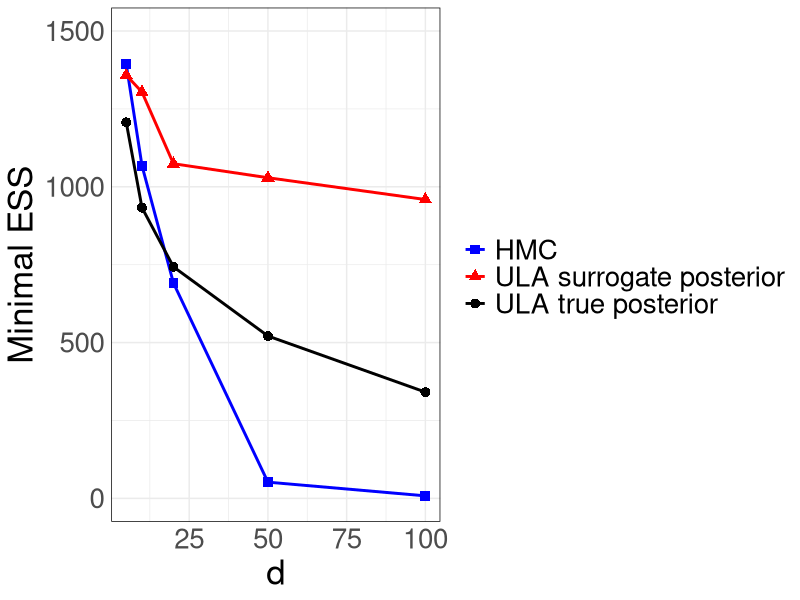
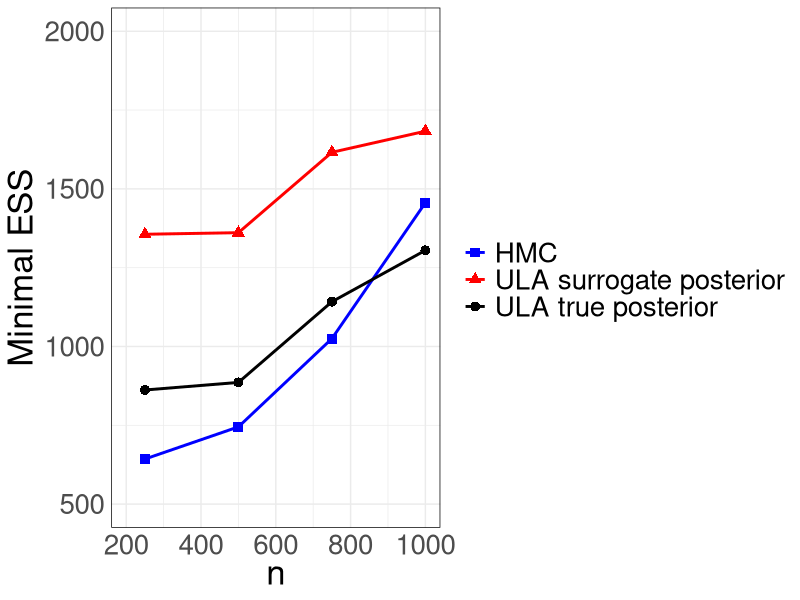
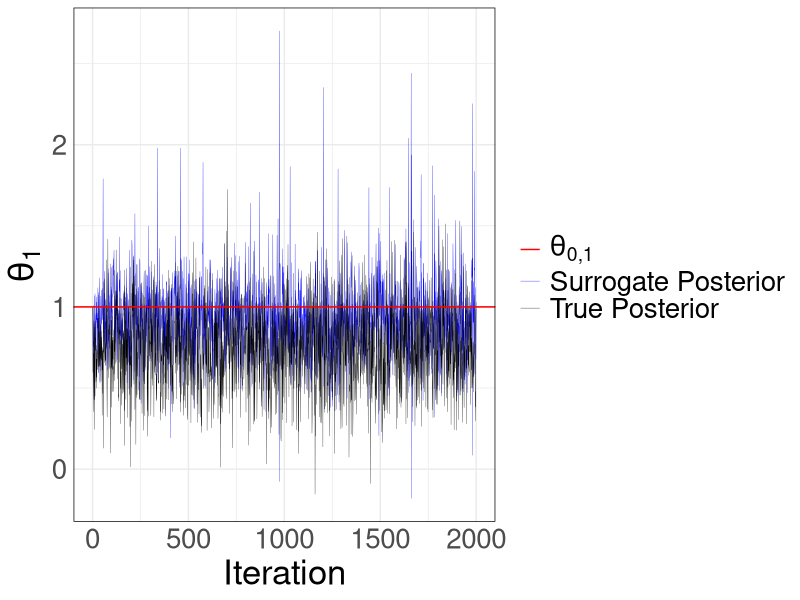
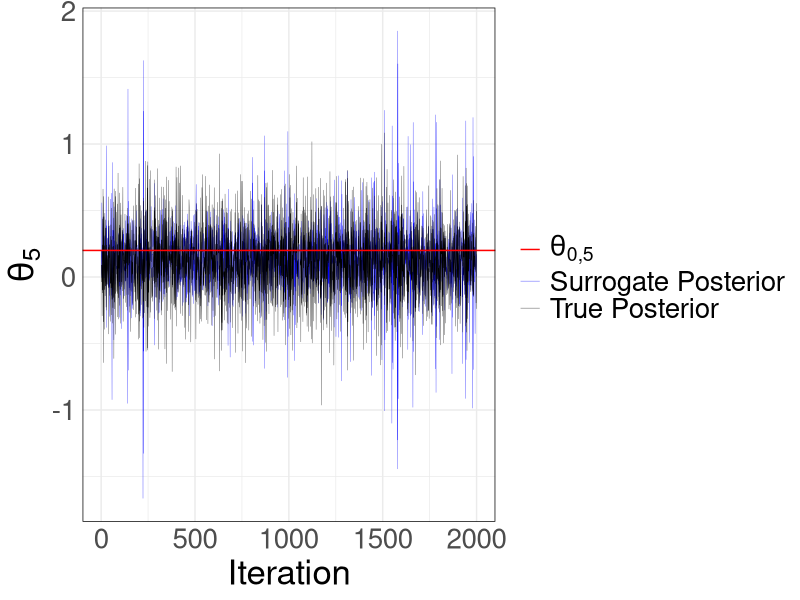
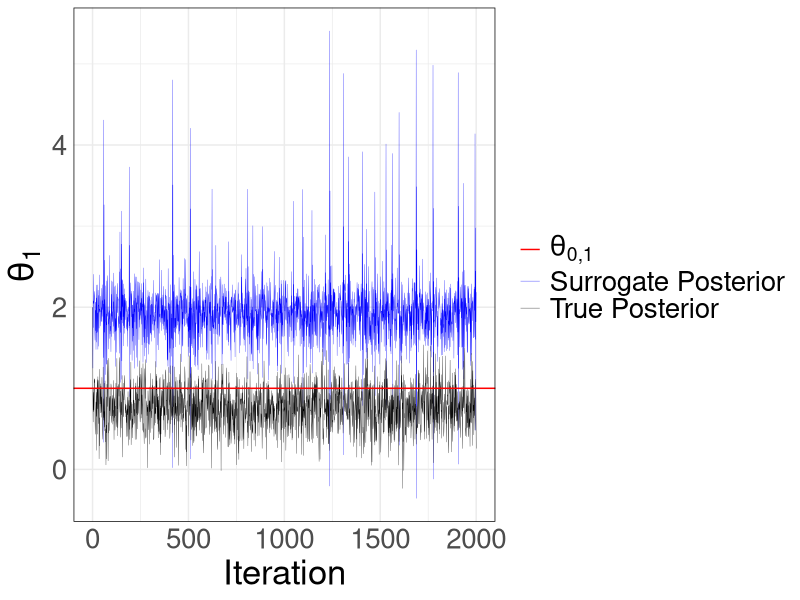
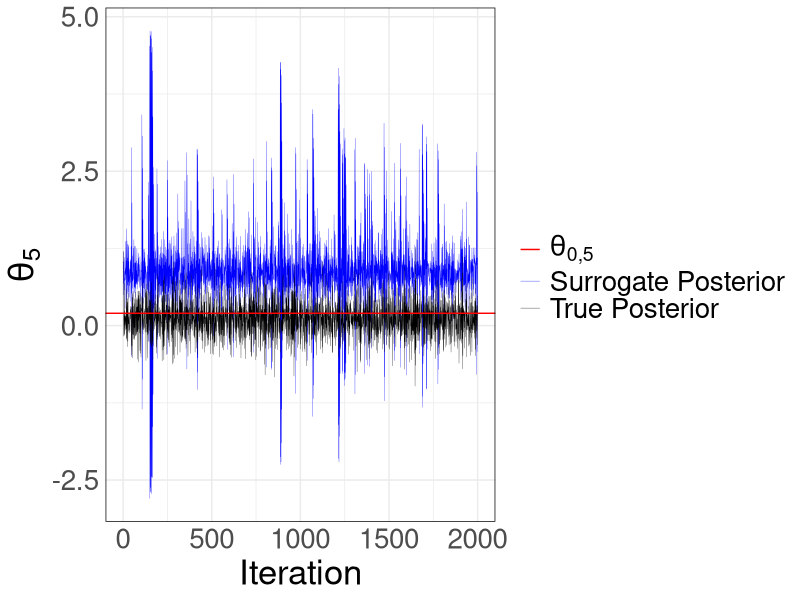
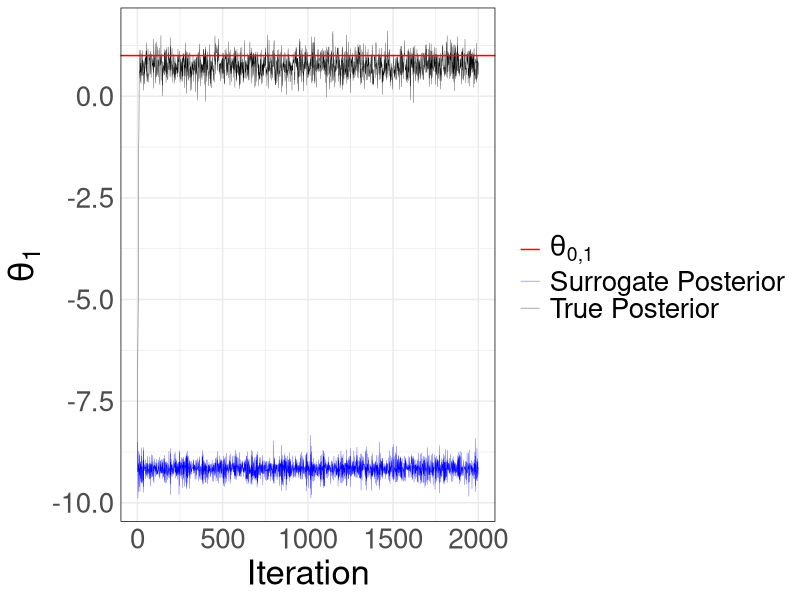
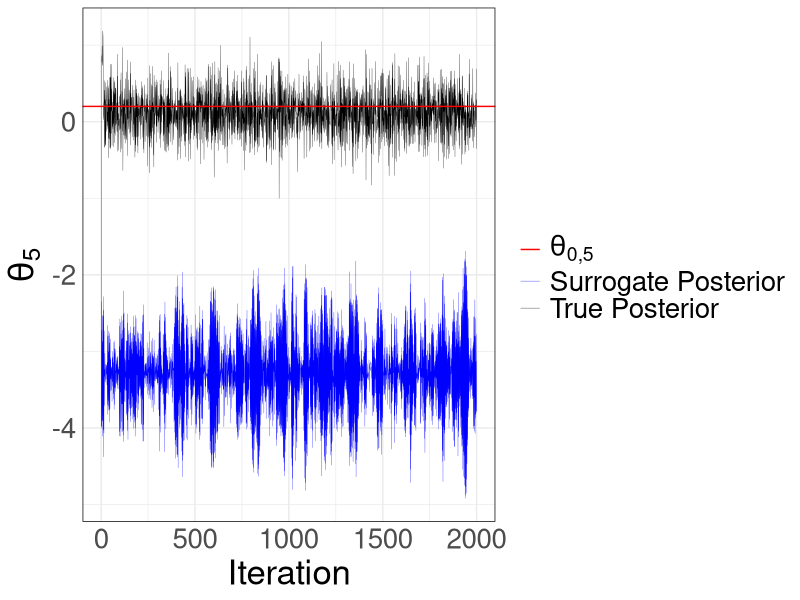

Here is the R script that generated these plots, in order:
## ---- chunk 1
knitr::opts_chunk$set(echo = TRUE)
## ---- chunk 2
library(coda)
library(ggplot2)
library(gridExtra)
library(dplyr)
## ---- chunk 3
# ij entry of basis matrix is e_j(X_i)
Phi <- function(theta, basis_matrix){
  return(as.vector(basis_matrix %*% theta))
}

# Canonical link for logistic regression
sigmoid <- function(x){
  1/(1+exp(-x))
}

generate_data <- function(d_true, n, theta_true, seed=101){
  set.seed(seed)
  X <- runif(n)
  basis_matrix_true <- sin(pi * outer(X, 1:d_true, FUN="*"))
  Y_given_X_mean <- sigmoid(Phi(theta_true, basis_matrix_true))  # Bernoulli mean for each Y_i
  Y <- rbinom(n=n, size=1, prob=Y_given_X_mean)
  
  return(list(X=X, Y=Y))
}
## ---- chunk 4
gradient_f <- function(theta, basis_matrix, Y, Sigma_inv){
  prior_term <- Sigma_inv %*% theta
  residuals <- Y - sigmoid(Phi(theta, basis_matrix))
  log_lik_term <- -crossprod(basis_matrix, residuals)
  return(prior_term + log_lik_term)
}

# Unnormalized log prior
log_prior <- function(theta, Sigma_inv){
  -0.5 * t(theta) %*% Sigma_inv %*% theta
}

A <- function(x){
  log(1+exp(x))
}

log_likelihood <- function(theta, basis_matrix, Y){
  sum(Phi(theta, basis_matrix)*Y - A(Phi(theta, basis_matrix)))
}

# log_target can be unnormalised as constants cancel in acceptance probability
log_target <- function(theta, basis_matrix, Y, Sigma_inv){
  log_prior(theta, Sigma_inv) + log_likelihood(theta, basis_matrix, Y)
}
## ---- chunk 5
ula_sampler <- function(initial_theta, n_iterations, h, gradient_f,
                        basis_matrix, Y, Sigma_inv){
  d <- length(initial_theta)
  theta_chain <- matrix(NA, nrow=n_iterations, ncol=d)
  theta_chain[1, ] <- initial_theta

  for (k in 1:(n_iterations - 1)){
    current_theta <- theta_chain[k, ]
    grad_f <- gradient_f(current_theta, basis_matrix, Y, Sigma_inv)
    theta_chain[k + 1, ] <- current_theta - h*grad_f + sqrt(2*h)*rnorm(d)
  }
  return(theta_chain)
}
## ---- chunk 6
mala_sampler <- function(initial_theta, n_iterations, h, gradient_f, log_target_density,
                         basis_matrix, Y, Sigma_inv, acceptance_rate=FALSE){
  d <- length(initial_theta)
  theta_chain <- matrix(NA, nrow=n_iterations, ncol=d)
  theta_chain[1, ] <- initial_theta
  accept_count <- 0
  current_log_target <- log_target_density(initial_theta, basis_matrix, Y, Sigma_inv)

  for (k in 1:(n_iterations - 1)){
    current_theta <- theta_chain[k, ]
    
    # Generate proposal
    grad_f_current <- gradient_f(current_theta, basis_matrix, Y, Sigma_inv)
    proposal_mean <- current_theta - h*grad_f_current
    z <- rnorm(n=d, mean=proposal_mean, sd=sqrt(2*h))
    
    # Compute mean of reverse proposal for acceptance probability calculation
    grad_f_z <- gradient_f(z, basis_matrix, Y, Sigma_inv)
    reverse_proposal_mean <- z - h*grad_f_z
    
    # Calculate the log-ratio of transition kernels directly
    forward_dist_sq <- sum((z - proposal_mean)^2)
    reverse_dist_sq <- sum((current_theta - reverse_proposal_mean)^2)
    log_q_ratio <- (forward_dist_sq - reverse_dist_sq) / (4*h)
    
    # Acceptance probability
    proposal_log_target <- log_target_density(z, basis_matrix, Y, Sigma_inv)
    log_acceptance_prob <- proposal_log_target - current_log_target + log_q_ratio
                           
    acceptance <- min(1, exp(log_acceptance_prob))
    
    # Accept or reject
    if (runif(1) < acceptance){
      theta_chain[k + 1, ] <- z
      accept_count <- accept_count + 1
      # Only need to update this if a sample is accepted
      current_log_target <- proposal_log_target
    } else {
      theta_chain[k + 1, ] <- current_theta
    }
  }
  
  if(acceptance_rate==TRUE){
   cat("MALA Acceptance Rate:", accept_count / (n_iterations-1), "\n") 
  }
  return(theta_chain)
}
## ---- chunk 7
leapfrog <- function(theta, p, epsilon, L, gradient_f,
                     basis_matrix, Y, Sigma_inv){
    p <- p - 0.5*epsilon * gradient_f(theta, basis_matrix, Y, Sigma_inv)
    
    for (step in 1:L){
      theta <- theta + epsilon * p
      if (step < L) {
        p <- p - epsilon * gradient_f(theta, basis_matrix, Y, Sigma_inv)
      }
    }
    
    p <- p - 0.5*epsilon * gradient_f(theta, basis_matrix, Y, Sigma_inv)
    return(list(theta = theta, p = p))
}

hmc_sampler <- function(initial_theta, n_iterations, epsilon, L,
                        log_target_density, gradient_f, basis_matrix, Y,
                        Sigma_inv, acceptance_rate=FALSE){
  
  d <- length(initial_theta)
  theta_chain <- matrix(NA, nrow=n_iterations, ncol=d)
  theta_chain[1, ] <- initial_theta
  accept_count <- 0
  
  for (k in 1:(n_iterations - 1)){
    current_theta <- theta_chain[k, ]
    
    # Sample random momentum from N(0, I_d)
    current_p <- rnorm(d)
    
    # Simulate Hamiltonian dynamics using Leapfrog
    leapfrog_result <- leapfrog(current_theta, current_p, epsilon, L, gradient_f,
                                basis_matrix, Y, Sigma_inv)
    proposed_theta <- leapfrog_result$theta
    proposed_p <- leapfrog_result$p
    
    # Calculate Hamiltonian for current and proposed states
    current_H <- -log_target_density(current_theta, basis_matrix, Y, Sigma_inv)
                 + 0.5*sum(current_p^2)
    proposed_H <- -log_target_density(proposed_theta, basis_matrix, Y, Sigma_inv)
                  + 0.5*sum(proposed_p^2)
    
    # Metropolis-Hastings acceptance ratio
    alpha <- min(1, exp(current_H-proposed_H))
    
    # Accept or reject
    if (runif(1) < alpha){
      theta_chain[k + 1, ] <- proposed_theta
      accept_count <- accept_count + 1
    } 
    else{
      theta_chain[k + 1, ] <- current_theta
    }
  }

  if(acceptance_rate==TRUE){
   cat("HMC Acceptance Rate:", accept_count / (n_iterations-1), "\n") 
  }
  return(theta_chain)
}
## ---- chunk 8
# Smooth step function
g <- function(x) {
  smooth_step <- 1 / (1 + exp((1 - 2*x) / (x * (1 - x))))
  
  result <- ifelse(x <= 0, 
                   0,
                   ifelse(x < 1, 
                          smooth_step,
                          1))
  return(result)
}

# Cut-off function
v <- function(x){
  1-g(8*(x-0.75))
}

# Define mollifier
phi_unnormalised <- function(x){
  g(1+x)*g(1-x)
}

phi_normalising_constant <- integrate(phi_unnormalised, -1, 1)$value

phi <- function(x){
  phi_unnormalised(x)/phi_normalising_constant
}

phi_t <- function(x, t){
  phi(x/t)/t
}


gamma_eta <- function(t, eta){
  ifelse(t<=5*eta/8,
         0,
         (t-5*eta/8)^2)
}

v_eta <- function(t, eta) {
  # Computes the value of v_eta(t_val)
  convolution <- function(t_val) {
    # Integrand in convolution integral
    integrand <- function(tau) {
      phi_t(tau, eta/8) * gamma_eta(t_val-tau, eta)
    }

    # Support of phi_t(tau, eta/8) is (-eta/8, eta/8),
    integral_result <- integrate(
      f = integrand,
      lower = -eta/8,
      upper = eta/8
    )
    
    return(integral_result$value)
  }
  
  # Compute v_eta for each value of a vector t
  sapply(t, convolution)
}

surrogate_log_likelihood <- function(theta, theta_init, eta, basis_matrix, Y, K){
  d <- sqrt(sum((theta-theta_init)^2))
  
  v(d/eta) * (log_likelihood(theta, basis_matrix, Y)-log_likelihood(theta_init, basis_matrix, Y)) +
  log_likelihood(theta_init, basis_matrix, Y) - K*v_eta(d, eta)
}
## ---- chunk 9
# Derivative of g
dg <- function(x){
  exp_term <- exp( (1-2*x) / (x*(1-x)) )
  frac <- (-2*x^2 + 2*x -1)/(x^2 * (1-x)^2)
  derivative <- -frac * exp_term * (1+exp_term)^(-2)
  
  # Truncate from (0, 1) to (0.08, 0.92) to avoid division by 0 errors
  ifelse(x<=0.08|x>=0.92, 0, derivative)
}

# Derivative of v
dv <- function(x){
  -8*dg(8*(x-3/4))
}

# Derivative of gamma_eta
d_gamma_eta <- function(x, eta){
  ifelse(x<= 5*eta/8,
         0,
         2*(x-5*eta/8))
}

# Derivative of v_eta
dv_eta <- function(t, eta){
  # Computes the value of dv_eta(t_val)
  convolution <- function(t_val) {
    # Integrand in convolution integral
    integrand <- function(tau) {
      phi_t(tau, eta/8) * d_gamma_eta(t_val-tau, eta)
    }

    # Support of phi_t(tau, eta/8) is (-eta/8, eta/8),
    integral_result <- integrate(
      f = integrand,
      lower = -eta/8,
      upper = eta/8
    )
    
    return(integral_result$value)
  }
  
  # Compute v_eta for each value of a vector t
  sapply(t, convolution)
}


gradient_surrogate_log_likelihood <- function(theta, theta_init, basis_matrix, Y, eta, K){
  d <- sqrt(sum((theta-theta_init)^2))
  # Gradient of the true log likelihood at theta
  grad_llk <- crossprod(basis_matrix, Y - sigmoid(Phi(theta, basis_matrix)))
  
  # Handle the edge case where theta is close to initial point and d->0
  if (d < .Machine$double.eps) {
    # Gradient is just the gradient of the true log-likelihood
    return(grad_llk)
  }
  
  term1 <- v(d/eta) * grad_llk
  term2 <- (log_likelihood(theta, basis_matrix, Y) - log_likelihood(theta_init, basis_matrix, Y))/eta * dv(d/eta)
  term3 <- -K * dv_eta(d, eta)
  
  return( term1 + (theta-theta_init)/d * (term2+term3) )
}
## ---- chunk 10
gradient_f_surrogate <- function(theta, basis_matrix, Y, Sigma_inv, theta_init, eta, K){
  prior_term <- Sigma_inv %*% theta
  surrogate_log_lik_term <- -gradient_surrogate_log_likelihood(theta, theta_init, basis_matrix, Y, eta, K)
  return(prior_term + surrogate_log_lik_term)
}

# log_target can be unnormalised as constants cancel in acceptance probability
log_target_surrogate <- function(theta, basis_matrix, Y, Sigma_inv, theta_init, eta, K){
  log_prior(theta, Sigma_inv) + surrogate_log_likelihood(theta, theta_init, eta, basis_matrix, Y, K)
}
## ---- chunk 11
ula_sampler_surrogate <- function(initial_theta, n_iterations, h, gradient_f,
                        basis_matrix, Y, Sigma_inv, eta, K){
  d <- length(initial_theta)
  theta_chain <- matrix(NA, nrow=n_iterations, ncol=d)
  theta_chain[1, ] <- initial_theta

  for (k in 1:(n_iterations - 1)){
    current_theta <- theta_chain[k, ]
    grad_f <- gradient_f(current_theta, basis_matrix, Y, Sigma_inv, initial_theta, eta, K)
    theta_chain[k + 1, ] <- current_theta - h*grad_f + sqrt(2*h)*rnorm(d)
  }
  return(theta_chain)
}

mala_sampler_surrogate <- function(initial_theta, n_iterations, h, gradient_f, log_target_density,
                         basis_matrix, Y, Sigma_inv, eta, K, acceptance_rate=FALSE){
  d <- length(initial_theta)
  theta_chain <- matrix(NA, nrow=n_iterations, ncol=d)
  theta_chain[1, ] <- initial_theta
  accept_count <- 0
  current_log_target <- log_target_density(initial_theta, basis_matrix, Y, Sigma_inv, initial_theta, eta, K)

  for (k in 1:(n_iterations - 1)){
    current_theta <- theta_chain[k, ]
    
    # Generate proposal
    grad_f_current <- gradient_f(current_theta, basis_matrix, Y, Sigma_inv, initial_theta, eta, K)
    proposal_mean <- current_theta - h*grad_f_current
    z <- rnorm(n=d, mean=proposal_mean, sd=sqrt(2*h))
    
    # Compute mean of reverse proposal for acceptance probability calculation
    grad_f_z <- gradient_f(z, basis_matrix, Y, Sigma_inv, initial_theta, eta, K)
    reverse_proposal_mean <- z - h*grad_f_z
    
    # Calculate the log-ratio of transition kernels directly
    forward_dist_sq <- sum((z - proposal_mean)^2)
    reverse_dist_sq <- sum((current_theta - reverse_proposal_mean)^2)
    log_q_ratio <- (forward_dist_sq - reverse_dist_sq) / (4*h)
    
    # Acceptance probability
    proposal_log_target <- log_target_density(z, basis_matrix, Y, Sigma_inv, initial_theta, eta, K)
    log_acceptance_prob <- proposal_log_target - current_log_target + log_q_ratio
                           
    acceptance <- min(1, exp(log_acceptance_prob))
    
    # Accept or reject
    if (runif(1) < acceptance){
      theta_chain[k + 1, ] <- z
      accept_count <- accept_count + 1
      # Only need to update this if a sample is accepted
      current_log_target <- proposal_log_target
    } else {
      theta_chain[k + 1, ] <- current_theta
    }
  }
  
  if(acceptance_rate==TRUE){
   cat("MALA Acceptance Rate:", accept_count / (n_iterations-1), "\n") 
  }
  return(theta_chain)
}


leapfrog_surrogate <- function(theta, p, epsilon, L, gradient_f,
                     basis_matrix, Y, Sigma_inv, initial_theta, eta, K){
    p <- p - 0.5*epsilon * gradient_f(theta, basis_matrix, Y, Sigma_inv, initial_theta, eta, K)
    
    for (step in 1:L){
      theta <- theta + epsilon * p
      if (step < L) {
        p <- p - epsilon * gradient_f(theta, basis_matrix, Y, Sigma_inv, initial_theta, eta, K)
      }
    }
    
    p <- p - 0.5*epsilon * gradient_f(theta, basis_matrix, Y, Sigma_inv, initial_theta, eta, K)
    return(list(theta = theta, p = p))
}

hmc_sampler_surrogate <- function(initial_theta, n_iterations, epsilon, L,
                        log_target_density, gradient_f, basis_matrix, Y,
                        Sigma_inv, eta, K, acceptance_rate=FALSE){
  
  d <- length(initial_theta)
  theta_chain <- matrix(NA, nrow=n_iterations, ncol=d)
  theta_chain[1, ] <- initial_theta
  accept_count <- 0
  
  for (k in 1:(n_iterations - 1)){
    current_theta <- theta_chain[k, ]
    
    # Sample random momentum from N(0, I_d)
    current_p <- rnorm(d)
    
    # Simulate Hamiltonian dynamics using Leapfrog
    leapfrog_result <- leapfrog_surrogate(current_theta, current_p, epsilon, L, gradient_f,
                                basis_matrix, Y, Sigma_inv, initial_theta, eta, K)
    proposed_theta <- leapfrog_result$theta
    proposed_p <- leapfrog_result$p
    
    # Calculate Hamiltonian for current and proposed states
    current_H <- -log_target_density(current_theta, basis_matrix, Y, Sigma_inv, initial_theta, eta, K)
                 + 0.5*sum(current_p^2)
    proposed_H <- -log_target_density(proposed_theta, basis_matrix, Y, Sigma_inv, initial_theta, eta, K)
                  + 0.5*sum(proposed_p^2)
    
    # Metropolis-Hastings acceptance ratio
    alpha <- min(1, exp(current_H-proposed_H))
    
    # Accept or reject
    if (runif(1) < alpha){
      theta_chain[k + 1, ] <- proposed_theta
      accept_count <- accept_count + 1
    } 
    else{
      theta_chain[k + 1, ] <- current_theta
    }
  }

  if(acceptance_rate==TRUE){
   cat("HMC Acceptance Rate:", accept_count / (n_iterations-1), "\n") 
  }
  return(theta_chain)
}
## ---- chunk 12
# Compute data for each plot
g_data <- data.frame(x = seq(-0.5, 1.5, 0.01))
g_data$y <- g(g_data$x)

v_data <- data.frame(x = seq(-0.5, 2, 0.01))
v_data$y <- v(v_data$x)

phi_data <- data.frame(x = seq(-1.5, 1.5, 0.01))
phi_data$y <- phi(phi_data$x)

v_eta_data <- data.frame(x = seq(-1, 10, 0.01))
eta <- 1
v_eta_data$y <- v_eta(v_eta_data$x, 1)

# Create the individual ggplots
g_plot <- ggplot(g_data, aes(x = x, y = y)) +
  geom_line() +
  labs(x='x', y=expression(g(x))) +
  theme_minimal() +
  theme(panel.border = element_rect(colour = "black", fill=NA),
        axis.title = element_text(size = 25),
        axis.text = element_text(size = 20))

v_plot <- ggplot(v_data, aes(x = x, y = y)) +
  geom_line() +
  labs(x='x', y=expression(v(x))) +
  theme_minimal() +
  theme(panel.border = element_rect(colour = "black", fill=NA),
        axis.title = element_text(size = 25),
        axis.text = element_text(size = 20))

phi_plot <- ggplot(phi_data, aes(x = x, y = y)) +
  geom_line() +
  labs(x='x', y=expression(phi(x))) +
  theme_minimal() +
  theme(panel.border = element_rect(colour = "black", fill=NA),
        axis.title = element_text(size = 25),
        axis.text = element_text(size = 20))

v_eta_plot <- ggplot(v_eta_data, aes(x = x, y = y)) +
  geom_line() +
  labs(x='x', y=expression(v[1](x))) +
  theme_minimal() +
  theme(panel.border = element_rect(colour = "black", fill=NA),
        axis.title = element_text(size = 25),
        axis.text = element_text(size = 20))

# Save plots
#ggsave("g_plot.pdf", plot=g_plot, width = 10, height = 4, units = "in", dpi = 300)
#ggsave("v_plot.pdf", plot=v_plot, width = 10, height = 4, units = "in", dpi = 300)
#ggsave("phi_plot.pdf", plot=phi_plot, width = 10, height = 4, units = "in", dpi = 300)
#ggsave("v_eta_plot.pdf", plot=v_eta_plot, width = 10, height = 4, units = "in", dpi = 300)
## ---- chunk 13
# Generate data
d_true <- 100
theta_true <- 1/c(1:d_true)
n <- 250
dataset <- generate_data(d_true, n, theta_true, seed=101)
X <- dataset$X
Y <- dataset$Y

d <- 5
basis_matrix <- sin(pi * outer(X, 1:d, FUN = "*"))
alpha <- 1
Sigma_alpha <- diag(c(1:d)^(2*alpha))
beta <- 1
prior_cov_inverse <- beta * Sigma_alpha
eta <- 0.5
K <- 67
n_iterations <- 2000
burnin <- 1
initial_theta <- theta_true[1:d]


# Compute diagnostics for a chain
diagnostics <- function(chain, lags=c(0:10)){
  list(ESS=effectiveSize(chain),
       mean_estimate=mean(chain),
       conf_int=quantile(chain, probs=c(0.025, 0.975)),
       acf=autocorr(chain, lags))
}




# h_ula <- 0.03
# ula_chain <- mcmc(ula_sampler(initial_theta, n_iterations, h_ula, gradient_f, basis_matrix, Y, prior_cov_inverse)[burnin:n_iterations,1])
# diagnostics(ula_chain)

# h_ula_surr <- 0.0135
# ula_chain_surr <- mcmc(ula_sampler_surrogate(initial_theta, n_iterations, h_ula_surr, gradient_f_surrogate, basis_matrix, Y, prior_cov_inverse, eta, K)[burnin:n_iterations,1])
# diagnostics(ula_chain_surr)





# h_mala <- 0.02
# mala_chain <- mcmc(mala_sampler(initial_theta, n_iterations, h_mala, gradient_f, log_target, basis_matrix, Y, prior_cov_inverse, TRUE)[burnin:n_iterations,1])
# diagnostics(mala_chain)

# h_mala_surr <- 0.02
# mala_chain_surr <- mcmc(mala_sampler_surrogate(initial_theta, n_iterations, h_mala_surr, gradient_f_surrogate, log_target_surrogate, basis_matrix, Y, prior_cov_inverse, eta, K, TRUE)[burnin:n_iterations,1])
# diagnostics(mala_chain_surr)




# epsilon <- 0.05
# L <- 8
# hmc_chain <- mcmc(hmc_sampler(initial_theta, n_iterations, epsilon, L, log_target, gradient_f, basis_matrix, Y, prior_cov_inverse, TRUE)[burnin:n_iterations,1])
# diagnostics(hmc_chain)

# epsilon <- 0.03
# L <- 15
# hmc_chain_surr <- mcmc(hmc_sampler_surrogate(initial_theta, n_iterations, epsilon, L, log_target_surrogate, gradient_f_surrogate, basis_matrix, Y, prior_cov_inverse, eta, K, TRUE)[burnin:n_iterations,1])
# diagnostics(hmc_chain_surr)
## ---- chunk 14
# Generate data
d_true <- 100
theta_true <- 1/c(1:d_true)
n <- 250
dataset <- generate_data(d_true, n, theta_true, seed=102)
X <- dataset$X
Y <- dataset$Y

d <- 5
basis_matrix <- sin(pi * outer(X, 1:d, FUN = "*"))
alpha <- 1
Sigma_alpha <- diag(c(1:d)^(2*alpha))
beta <- 1
prior_cov_inverse <- beta * Sigma_alpha
n_iterations <- 2000
burnin <- 1
initial_theta <- theta_true[1:d]

eta <- 0.5
K <- 67
## ---- chunk 15
trace_plot_function <- function(ula_true, ula_surr, ground_truth, n, i){
  plot_data <- data.frame(
  Iteration = 1:n,
  Value = c(ula_true, ula_surr),
  Sampler = rep(c("True Posterior", "Surrogate Posterior"), each=n)
  )

  ggplot(data=plot_data, aes(x=Iteration, y=Value, color=Sampler)) +
    geom_line(lwd=0.1) +
    geom_hline(aes(yintercept = ground_truth, color = "Ground Truth"), linewidth = 0.5) +
    scale_color_manual(
      values = c("True Posterior" = "black", "Surrogate Posterior" = "blue", "Ground Truth" = "red"),
      labels = c("True Posterior" = "True Posterior", 
                 "Surrogate Posterior" = "Surrogate Posterior", 
                 "Ground Truth" = bquote(theta[.(paste(0, i, sep =","))]))
    ) +
    labs(x = "Iteration", y = bquote(theta[.(i)]),
      color = "") +
    theme_minimal() +
    theme(panel.border = element_rect(colour = "black", fill=NA),
          axis.title = element_text(size = 25),
          axis.text = element_text(size = 20),
          legend.text = element_text(size = 20))
}
## ---- chunk 16
h_ula <- 0.03
ula_chain <- mcmc(ula_sampler(initial_theta, n_iterations, h_ula, gradient_f, basis_matrix, Y, prior_cov_inverse)[burnin:n_iterations,])

h_ula_surr <- 0.0135
ula_chain_surr <- mcmc(ula_sampler_surrogate(initial_theta, n_iterations, h_ula_surr, gradient_f_surrogate, basis_matrix, Y, prior_cov_inverse, eta, K)[burnin:n_iterations,])

ground_truth_1 <- trace_plot_function(ula_chain[,1], ula_chain_surr[,1], theta_true[1], n_iterations, 1)
ground_truth_5 <- trace_plot_function(ula_chain[,5], ula_chain_surr[,5], theta_true[5], n_iterations, 5)
## ---- chunk 17
set.seed(5)
small_noise <- c(1, 0, 0, 0, 1)

h_ula <- 0.03
ula_chain <- mcmc(ula_sampler(initial_theta+small_noise, n_iterations, h_ula, gradient_f, basis_matrix, Y, prior_cov_inverse)[burnin:n_iterations,])

h_ula_surr <- 0.0135
ula_chain_surr <- mcmc(ula_sampler_surrogate(initial_theta+small_noise, n_iterations, h_ula_surr, gradient_f_surrogate, basis_matrix, Y, prior_cov_inverse, eta, K)[burnin:n_iterations,])

small_noise_1 <- trace_plot_function(ula_chain[,1], ula_chain_surr[,1], theta_true[1], n_iterations, 1)
small_noise_5 <- trace_plot_function(ula_chain[,5], ula_chain_surr[,5], theta_true[5], n_iterations, 5)
## ---- chunk 18
set.seed(22)
large_noise <- rnorm(d, sd=20)

h_ula <- 0.03
ula_chain <- mcmc(ula_sampler(initial_theta+large_noise, n_iterations, h_ula, gradient_f, basis_matrix, Y, prior_cov_inverse)[burnin:n_iterations,])

h_ula_surr <- 0.0135
ula_chain_surr <- mcmc(ula_sampler_surrogate(initial_theta+large_noise, n_iterations, h_ula_surr, gradient_f_surrogate, basis_matrix, Y, prior_cov_inverse, eta, K)[burnin:n_iterations,])

large_noise_1 <- trace_plot_function(ula_chain[,1], ula_chain_surr[,1], theta_true[1], n_iterations, 1)
large_noise_5 <- trace_plot_function(ula_chain[,5], ula_chain_surr[,5], theta_true[5], n_iterations, 5)
## ---- chunk 19
ggsave("ground_truth_1.pdf", plot=ground_truth_1, width = 10, height = 4, units = "in", dpi = 300)
ggsave("ground_truth_5.pdf", plot=ground_truth_5, width = 10, height = 4, units = "in", dpi = 300)
ggsave("small_noise_1.pdf", plot=small_noise_1, width = 10, height = 4, units = "in", dpi = 300)
ggsave("small_noise_5.pdf", plot=small_noise_5, width = 10, height = 4, units = "in", dpi = 300)
ggsave("large_noise_1.pdf", plot=large_noise_1, width = 10, height = 4, units = "in", dpi = 300)
ggsave("large_noise_5.pdf", plot=large_noise_5, width = 10, height = 4, units = "in", dpi = 300)
## ---- chunk 20
# Generate data
d_true <- 100
theta_true <- 1/c(1:d_true)
n <- 250
dataset <- generate_data(d_true, n, theta_true, seed=101)
X <- dataset$X
Y <- dataset$Y

alpha <- 0.1
beta <- 1
n_iterations <- 2000
burnin <- 1
eta <- 0.5

# Computes euclidean distance between mean of chain and initial point
l2_distance <- function(chain, theta_init){
  dist <- sqrt(sum( (colMeans(chain)-theta_init)^2 ) )
  round(dist, 2)
}

# Parameter settings
d_vals <- c(5, 10, 20, 50 ,100)
ula_h_vals <- c(0.035, 0.035, 0.04, 0.06, 0.08)
K_vals <- c(67, 70, 80, 150, 200)
ula_surr_h_vals <- c(0.0135, 0.012, 0.01, 0.0045, 0.003)
epsilon_vals <- c(0.045, 0.05, 0.05, 0.04, 0.006)
L_vals <- c(10, 10, 12, 15, 15)

# Create dataframes to store stats of samplers over different model dimensions
ula_stats <- data.frame(matrix(nrow=5, ncol=3))
ula_surr_stats <- data.frame(matrix(nrow=5, ncol=3))
hmc_stats <- data.frame(matrix(nrow=5, ncol=3))
# Set column names for these dataframes
cols <- c("d", "Min_ESS", "Distance to initializer")
colnames(ula_stats) <- cols
colnames(ula_surr_stats) <- cols
colnames(hmc_stats) <- cols

# Lists to store the actual chains
ula_chains <- list()
ula_surr_chains <- list()
hmc_chains <- list()


for (i in 1:5){
  d <- d_vals[i]
  basis_matrix <- sin(pi * outer(X, 1:d, FUN="*"))
  Sigma_alpha <- diag(c(1:d)^(2*alpha))
  prior_cov_inverse <- beta * Sigma_alpha
  
  # Add small perturbation to ground truth for initial point
  noise <- rnorm(d,sd=0.1)
  noise_norm <- sqrt(sum(noise^2))
  scaled_noise <- noise/noise_norm * eta/8
  initial_theta <- theta_true[1:d] + scaled_noise
  
  # Run ULA on true posterior and store stats
  ula_chain <- mcmc(ula_sampler(initial_theta, n_iterations, ula_h_vals[i], gradient_f,
                                basis_matrix, Y, prior_cov_inverse)[burnin:n_iterations,])
  min_ESS_ula <- round(min(effectiveSize(ula_chain)))
  distance_init <- l2_distance(ula_chain, initial_theta)
  ula_stats[i,] <- c(d, min_ESS_ula, distance_init)

  # Run ULA on surrogate posterior and store stats
  ula_chain_surr <- mcmc(ula_sampler_surrogate(initial_theta, n_iterations, ula_surr_h_vals[i],
                                                gradient_f_surrogate, basis_matrix, Y,
                                                prior_cov_inverse, eta, K_vals[i])[burnin:n_iterations,])

  min_ESS_ula_surr <- round(min(effectiveSize(ula_chain_surr)))
  distance_init_surr <- l2_distance(ula_chain_surr, initial_theta)
  ula_surr_stats[i,] <- c(d, min_ESS_ula_surr, distance_init_surr)
  
  # Run HMC ontrue posterior and store stats
  hmc_chain <- mcmc(hmc_sampler(initial_theta, n_iterations, epsilon_vals[i],
                                L_vals[i], log_target, gradient_f, basis_matrix,
                                Y, prior_cov_inverse)[burnin:n_iterations,])
  min_ESS_hmc <- round(min(effectiveSize(hmc_chain)))
  distance_init_hmc <- l2_distance(hmc_chain, initial_theta)
  hmc_stats[i,] <- c(d, min_ESS_hmc, distance_init_hmc)
  
  ula_chains[[i]] <- ula_chain
  ula_surr_chains[[i]] <- ula_chain_surr
  hmc_chains[[i]] <- hmc_chain
}
## ---- chunk 21
combined_stats <- bind_rows(
  "ULA true posterior" = ula_stats,
  "ULA surrogate posterior" = ula_surr_stats,
  "HMC" = hmc_stats,
  .id = "source"
)

min_ESS_plot <- ggplot(combined_stats, aes(x=d, y=Min_ESS, color=source, shape=source)) +
  geom_line(lwd=1) +
  geom_point(size=3) +
  labs(
    x=expression(d),
    y="Minimal ESS",
    color="",
    shape=""
  ) +
  scale_color_manual(values=c("ULA true posterior"="black", "ULA surrogate posterior"="red", "HMC"="blue")) +
  scale_shape_manual(values=c("ULA true posterior"=16, "ULA surrogate posterior"=17, "HMC"=15)) +
  theme_minimal() +
  theme(panel.border = element_rect(colour="black", fill=NA),
        axis.title = element_text(size=25),
        axis.text = element_text(size=20),
        legend.text = element_text(size=20)) +
  scale_y_continuous(breaks=c(0, 500, 1000, 1500), limits=c(0, 1500))

min_ESS_plot
#ggsave("min_ESS_d.pdf", plot=min_ESS_plot, width = 10, height = 4, units = "in", dpi = 300)
## ---- chunk 22
# Generate data
d_true <- 100
theta_true <- 1/c(1:d_true)

d <- 20
alpha <- 0.1
Sigma_alpha <- diag(c(1:d)^(2*alpha))
beta <- 1
prior_cov_inverse <- beta * Sigma_alpha
n_iterations <- 2000
burnin <- 1
initial_theta <- theta_true[1:d]


# Parameter settings
n_vals <- c(250, 500, 750, 1000)
ula_h_vals <- c(0.04, 0.02, 0.012, 0.0095)
eta_vals <- c(0.5, 0.45, 0.4, 0.35)
K_vals <- c(80, 85, 90, 95)
ula_surr_h_vals <- c(0.01, 0.009, 0.009, 0.008)
epsilon_vals <- c(0.05, 0.05, 0.04, 0.03)
L_vals <- c(12, 8, 8, 9)





# Create dataframes to store stats of samplers over different model dimensions
ula_stats <- data.frame(matrix(nrow=4, ncol=4))
ula_surr_stats <- data.frame(matrix(nrow=4, ncol=4))
hmc_stats <- data.frame(matrix(nrow=4, ncol=4))
# Set column names for these dataframes
cols <- c("n", "Min_ESS", "2.5% quantile", "97.5% quantile")
colnames(ula_stats) <- cols
colnames(ula_surr_stats) <- cols
colnames(hmc_stats) <- cols

# Lists to store the actual chains
ula_chains <- list()
ula_surr_chains <- list()
hmc_chains <- list()



for (i in 1:4){
  # Generate dataset
  n <- n_vals[i]
  dataset <- generate_data(d_true, n, theta_true, seed=18)
  X <- dataset$X
  Y <- dataset$Y
  basis_matrix <- sin(pi * outer(X, 1:d, FUN = "*"))
  
  # Add small perturbation to ground truth for initial point
  noise <- rnorm(d)
  noise_norm <- sqrt(sum(noise^2))
  scaled_noise <- noise/noise_norm * eta/8
  initial_theta <- theta_true[1:d] + scaled_noise
  
  # Run ULA on true posterior and store stats
  ula_chain <- mcmc(ula_sampler(initial_theta, n_iterations, ula_h_vals[i], gradient_f,
                                basis_matrix, Y, prior_cov_inverse)[burnin:n_iterations,])
  min_ESS_ula <- round(min(effectiveSize(ula_chain)))
  lower_quantile <- quantile(ula_chain[,1], probs=(0.025))
  upper_quantile <- quantile(ula_chain[,1], probs=(0.975))
  ula_stats[i,] <- c(n, min_ESS_ula, lower_quantile, upper_quantile)

  # Run ULA on surrogate posterior and store stats
  ula_chain_surr <- mcmc(ula_sampler_surrogate(initial_theta, n_iterations, ula_surr_h_vals[i],
                                               gradient_f_surrogate, basis_matrix, Y, prior_cov_inverse,
                                               eta_vals[i], K_vals[i])[burnin:n_iterations,])
  min_ESS_ula_surr <- round(min(effectiveSize(ula_chain_surr)))
  lower_quantile_surr <- quantile(ula_chain_surr[,1], probs=(0.025))
  upper_quantile_surr <- quantile(ula_chain_surr[,1], probs=(0.975))
  ula_surr_stats[i,] <- c(n, min_ESS_ula_surr, lower_quantile_surr, upper_quantile_surr)
  
  # Run HMC ontrue posterior and store stats
  hmc_chain <- mcmc(hmc_sampler(initial_theta, n_iterations, epsilon_vals[i],
                                L_vals[i], log_target, gradient_f, basis_matrix,
                                Y, prior_cov_inverse)[burnin:n_iterations,])
  min_ESS_hmc <- round(min(effectiveSize(hmc_chain)))
  lower_quantile_hmc <- quantile(hmc_chain[,1], probs=(0.025))
  upper_quantile_hmc <- quantile(hmc_chain[,1], probs=(0.975))
  hmc_stats[i,] <- c(n, min_ESS_hmc, lower_quantile_hmc, upper_quantile_hmc)
  
  ula_chains[[i]] <- ula_chain
  ula_surr_chains[[i]] <- ula_chain_surr
  hmc_chains[[i]] <- hmc_chain
}
## ---- chunk 23
combined_stats <- bind_rows(
  "ULA true posterior" = ula_stats,
  "ULA surrogate posterior" = ula_surr_stats,
  "HMC" = hmc_stats,
  .id = "source"
)

min_ESS_plot <- ggplot(combined_stats, aes(x=n, y=Min_ESS, color=source, shape=source)) +
  geom_line(lwd=1) +
  geom_point(size=3) +
  labs(
    x=expression(n),
    y="Minimal ESS",
    color="",
    shape=""
  ) +
  scale_color_manual(values=c("ULA true posterior"="black", "ULA surrogate posterior"="red", "HMC"="blue")) +
  scale_shape_manual(values=c("ULA true posterior"=16, "ULA surrogate posterior"=17, "HMC"=15)) +
  theme_minimal() +
  theme(panel.border = element_rect(colour="black", fill=NA),
        axis.title = element_text(size=25),
        axis.text = element_text(size=20),
        legend.text = element_text(size=20)) +
  scale_y_continuous(breaks=c(0, 500, 1000, 1500, 2000), limits=c(500, 2000)) +
  scale_x_continuous(breaks=c(200, 400, 600, 800, 1000), limits=c(200, 1000))

min_ESS_plot
ggsave("min_ESS_n.pdf", plot=min_ESS_plot, width = 10, height = 4, units = "in", dpi = 300)
## ---- chunk 24
round(ula_stats[,4] - ula_stats[,3], 2)
round(ula_surr_stats[,4] - ula_surr_stats[,3], 2)
round(hmc_stats[,4] - hmc_stats[,3], 2)
